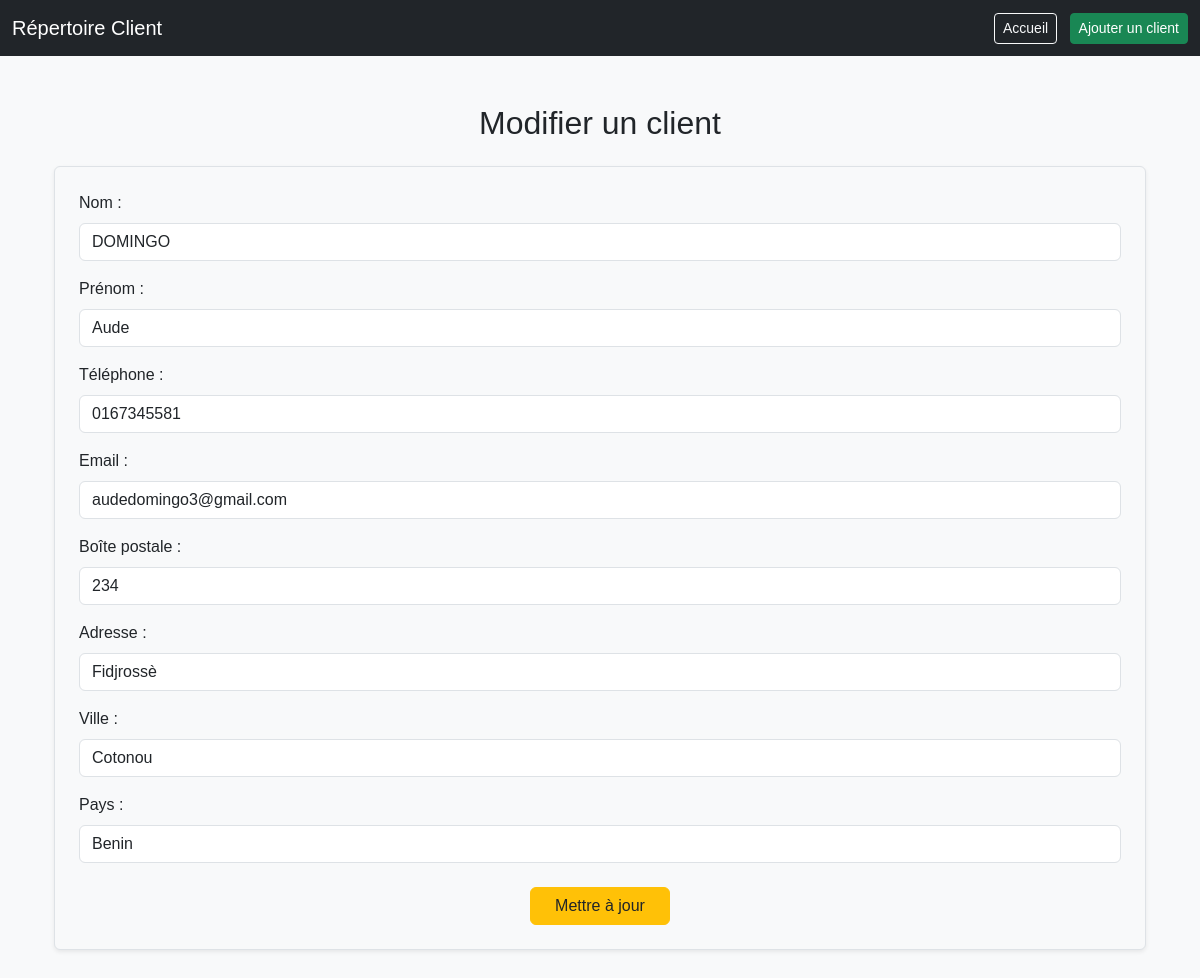
Page /edit/2 on the committed database.
### models.py (models this page shows, shortened)
class Client(db.Model):
    id = db.Column(db.Integer, primary_key=True)
    nom = db.Column(db.String(100), nullable=False)
    prenom = db.Column(db.String(100), nullable=False)
    telephone = db.Column(db.String(20), nullable=False)
    email = db.Column(db.String(120), nullable=False, unique=True)
    boite_postale = db.Column(db.String(20), nullable=False)
    adresse = db.Column(db.String(200), nullable=False)
    ville = db.Column(db.String(100), nullable=False)
    pays = db.Column(db.String(100), nullable=False)
    dates = db.Column(db.DateTime, nullable=True)

### app.py (the view, shortened to what this page needs)
@app.route('/edit/<int:id>', methods=['GET', 'POST'])
def edit_client(id):
    clientUpdate = Client.query.get_or_404(id)
    return render_template('edit_client.html', client=clientUpdate)

### templates/edit_client.html (shortened to what this page needs)
{% extends "base.html" %}
{% block content %}
<div class="container mt-4">
    <h2 class="text-center mb-4">Modifier un client</h2>
    <form method="POST" class="form border p-4 shadow-sm bg-light rounded">
        <div class="mb-3">
            <label class="form-label">Nom :</label>
            <input name="nom" value="{{ client.nom }}" class="form-control" required>
        </div>
        <div class="mb-3">
            <label class="form-label">Prénom :</label>
            <input name="prenom" value="{{ client.prenom }}" class="form-control" required>
        </div>
        <div class="mb-3">
            <label class="form-label">Téléphone :</label>
            <input name="telephone" value="{{ client.telephone }}" class="form-control" required>
        </div>
        <div class="mb-3">
            <label class="form-label">Email :</label>
            <input name="email" type="email" value="{{ client.email }}" class="form-control" required>
        </div>
        <div class="mb-3">
            <label class="form-label">Boîte postale :</label>
            <input name="boite_postale" value="{{ client.boite_postale }}" class="form-control" required>
        </div>
        <div class="mb-3">
            <label class="form-label">Adresse :</label>
            <input name="adresse" value="{{ client.adresse }}" class="form-control" required>
        </div>
        <div class="mb-3">
            <label class="form-label">Ville :</label>
            <input name="ville" value="{{ client.ville }}" class="form-control" required>
        </div>
        <div class="mb-3">
            <label class="form-label">Pays :</label>
            <input name="pays" value="{{ client.pays }}" class="form-control" required>
        </div>
        <div class="text-center mt-4">
            <button type="submit" class="btn btn-warning px-4 text-dark">Mettre à jour</button>
        </div>
    </form>
</div>
{% endblock %}

### static/style.css (style rules this page uses)
body { font-family: Arial, sans-serif; background-color: #f8f9fa; margin: 0; padding: 0; }
h1, h2 { text-align: center; }

### rows in the picture
Client: nom "DOMINGO", prenom "Aude", telephone "0167345581", email "audedomingo3@gmail.com", boite_postale "234", adresse "Fidjrossè", ville "Cotonou", pays "Benin"
